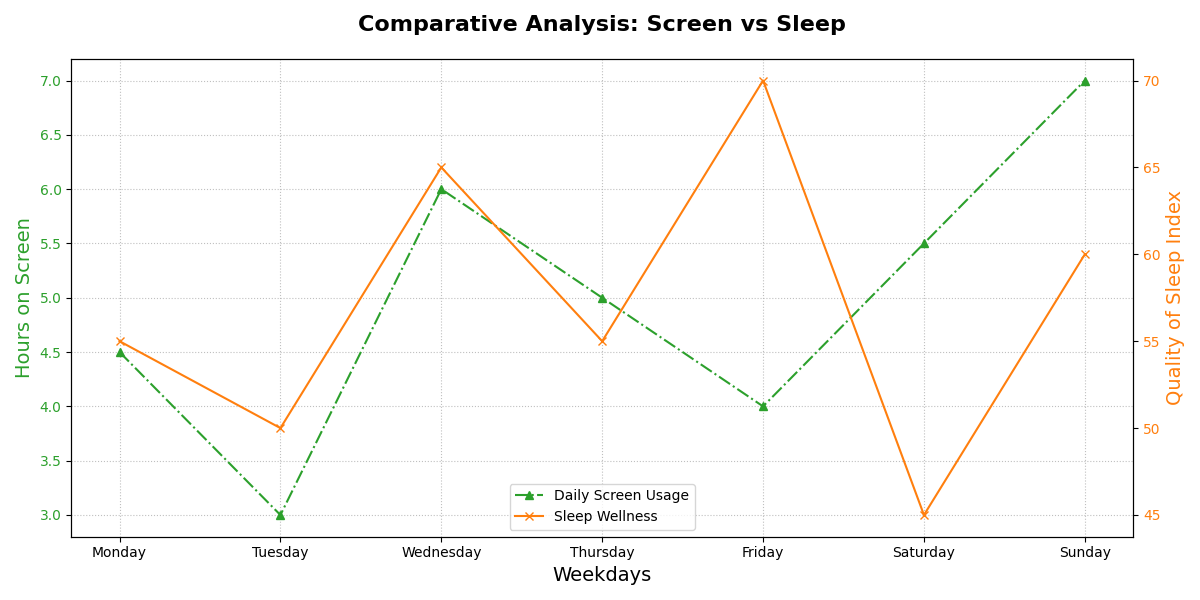

This chart was generated by the following Python code:
import matplotlib.pyplot as plt
import numpy as np

days = ['Monday', 'Tuesday', 'Wednesday', 'Thursday', 'Friday', 'Saturday', 'Sunday']
x = np.arange(len(days))

screen_time = [4.5, 3, 6, 5, 4, 5.5, 7]
sleep_quality_index = [55, 50, 65, 55, 70, 45, 60]

fig, ax1 = plt.subplots(figsize=(12, 6))

color1 = 'tab:green'
color2 = 'tab:orange'
ax1.set_xlabel('Weekdays', fontsize=14, fontweight='medium')
ax1.set_ylabel('Hours on Screen', color=color1, fontsize=14, fontweight='medium')
ax1.plot(days, screen_time, color=color1, marker='^', linestyle='-.', linewidth=1.5, label='Daily Screen Usage')
ax1.tick_params(axis='y', labelcolor=color1)

ax1.grid(which='both', linestyle=':', linewidth=0.8, alpha=0.8)

ax2 = ax1.twinx()
ax2.set_ylabel('Quality of Sleep Index', color=color2, fontsize=14, fontweight='medium')
ax2.plot(days, sleep_quality_index, color=color2, marker='x', linestyle='-', linewidth=1.5, label='Sleep Wellness')
ax2.tick_params(axis='y', labelcolor=color2)

plt.title('Comparative Analysis: Screen vs Sleep', fontsize=16, fontweight='heavy', pad=20)

fig.tight_layout()

lines_1, labels_1 = ax1.get_legend_handles_labels()
lines_2, labels_2 = ax2.get_legend_handles_labels()
ax1.legend(lines_1 + lines_2, labels_1 + labels_2, loc='lower center', fontsize=10)

plt.show()
